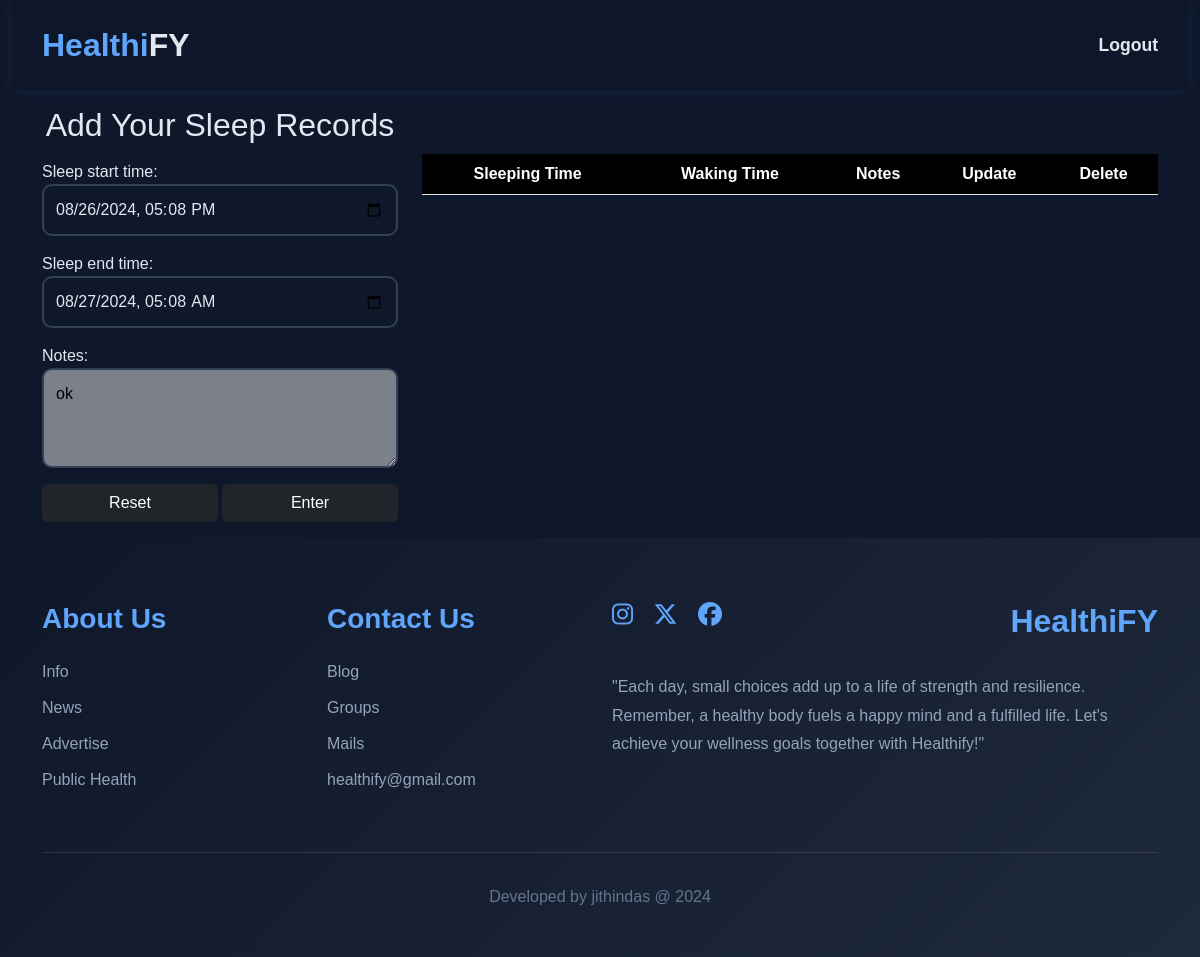
Screenshot of /upsleep/9/ (signed in) with the database file from the repository.
### web/models.py (models this page shows, shortened)
class SleepModel(models.Model):
    user=models.ForeignKey(User,on_delete=models.CASCADE,related_name="sleep_records")
    date=models.DateField(auto_now_add=True)
    sleep_start_time=models.DateTimeField()
    sleep_end_time=models.DateTimeField()
    notes=models.TextField(blank=True,null=True)

### web/views.py (the view, shortened to what this page needs)
# urls.py: path('upsleep/<int:pk>/',UpdateSleep.as_view(),name="updatesleep"),
class UpdateSleep(View):
    def get(self,request,*args,**kwargs):
        id=kwargs.get("pk")
        data=SleepModel.objects.get(id=id)
        instance={"sleep_start_time":data.sleep_start_time,"sleep_end_time":data.sleep_end_time,"notes":data.notes}
        form=SleepForm(initial=instance)
        current_week_start = timezone.now().date() - timezone.timedelta(days=timezone.now().date().weekday())
        data=SleepModel.objects.annotate(week=TruncWeek("sleep_start_time")).filter(user=request.user,week=current_week_start).order_by("week","sleep_start_time")
        user_obj=UserProfile_Model.objects.get(user_id=request.user.id)
        return render(request,"sleep.html",{"form":form,"data":data,"user_obj":user_obj})

### web/forms.py
class SleepForm(forms.Form):
    sleep_start_time=forms.DateTimeField(widget=forms.DateTimeInput(attrs={'type': 'datetime-local',"class":"form-control"}))
    sleep_end_time=forms.DateTimeField(widget=forms.DateTimeInput(attrs={'type': 'datetime-local',"class":"form-control"}))
    notes=forms.CharField(max_length=100,widget=forms.Textarea(attrs={"class":"form-control","rows":3,"style": "background-color: rgba(255, 255, 255, 0.45);color: black;"}))

### web/templates/sleep.html (shortened to what this page needs)
{% extends 'profile_update.html' %}
{% load static %}
{% block content %}
<div class="container mt-3 mb-3">
    <div class="row ">
        <div class="col-lg-4 col-md-6 col-sm-12 col-12">
            <div class="">
                <h2 class="text-center pb-2">Add Your Sleep Records</h2>
                <form action="" method="post">
                    {{form.as_p}}
                    <div class="d-flex gap-1">
                        <button class="btn btn-dark w-50" type="reset">Reset</button>
                        <button class="btn btn-dark w-50" type="submit">Enter</button>
                    </div>
                </form>
            </div>
        </div>
        <div class="col-lg-8 col-md-6 col-sm-12 col-12 scroll mt-5">
            <table class="table table-striped-primary content">
                <tr>
                    <th class="text-center">Sleeping Time</th>
                    <th class="text-center">Waking Time</th>
                    <th class="text-center">Notes</th>
                    <th class="text-center">Update</th>
                    <th class="text-center">Delete</th>
                </tr>
            </table>
        </div>
    </div>
    </div>
    {% endblock content %}

### web/templates/profile_update.html (style rules this page uses)
* { margin: 0; padding: 0; box-sizing: border-box; font-family: 'Poppins', sans-serif; }
body { background: #0f172a; color: #e2e8f0; }
.form-control { background: #0f172a; border: 2px solid #334155; border-radius: 10px; padding: 0.75rem; margin-bottom: 1rem; transition: all 0.3s ease; color: #e2e8f0; }

### web/templates/sleep.html (style rules this page uses)
.scroll { max-height: 490px; overflow-y: auto; }
.content { width: 100%; border-collapse: collapse; }
.content tr th { position: sticky; top: 0; background-color: black; color: white; z-index: 1; }

### rows the page displays
SleepModel: sleep_start_time "08/26/2024 17:08", sleep_end_time "08/27/2024 05:08", notes "ok"
